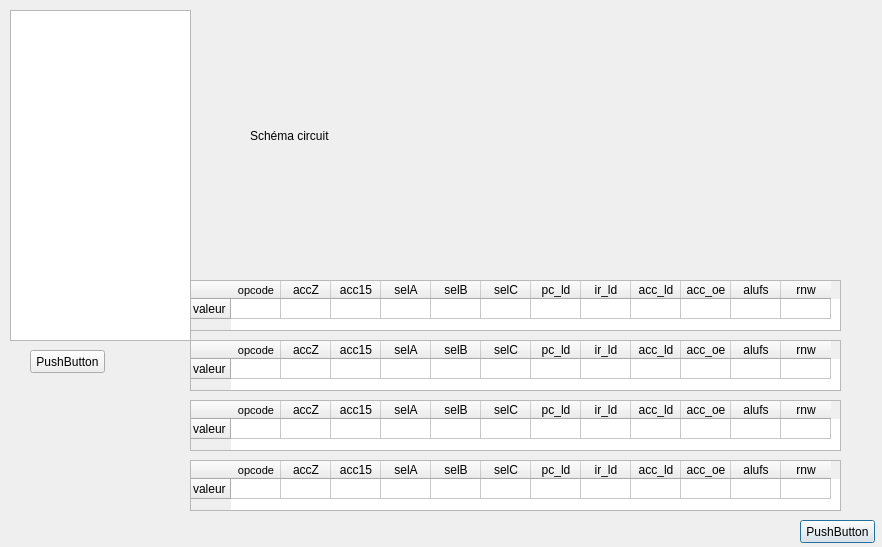
<?xml version="1.0" encoding="UTF-8"?>
<ui version="4.0">
 <class>Test</class>
 <widget class="QDialog" name="Test">
  <property name="geometry">
   <rect>
    <x>0</x>
    <y>0</y>
    <width>882</width>
    <height>547</height>
   </rect>
  </property>
  <property name="windowTitle">
   <string>Tester ses connaissances</string>
  </property>
  <widget class="QListWidget" name="listWidget">
   <property name="geometry">
    <rect>
     <x>10</x>
     <y>10</y>
     <width>181</width>
     <height>331</height>
    </rect>
   </property>
  </widget>
  <widget class="QLabel" name="label">
   <property name="enabled">
    <bool>true</bool>
   </property>
   <property name="geometry">
    <rect>
     <x>250</x>
     <y>-10</y>
     <width>621</width>
     <height>291</height>
    </rect>
   </property>
   <property name="text">
    <string>Schéma circuit</string>
   </property>
  </widget>
  <widget class="QPushButton" name="pushButton">
   <property name="geometry">
    <rect>
     <x>800</x>
     <y>520</y>
     <width>75</width>
     <height>23</height>
    </rect>
   </property>
   <property name="text">
    <string>PushButton</string>
   </property>
  </widget>
  <widget class="QTableWidget" name="tableWidget">
   <property name="geometry">
    <rect>
     <x>190</x>
     <y>340</y>
     <width>651</width>
     <height>51</height>
    </rect>
   </property>
   <attribute name="horizontalHeaderDefaultSectionSize">
    <number>50</number>
   </attribute>
   <attribute name="horizontalHeaderMinimumSectionSize">
    <number>50</number>
   </attribute>
   <attribute name="horizontalHeaderShowSortIndicator" stdset="0">
    <bool>true</bool>
   </attribute>
   <attribute name="verticalHeaderDefaultSectionSize">
    <number>20</number>
   </attribute>
   <row>
    <property name="text">
     <string>valeur</string>
    </property>
   </row>
   <column>
    <property name="text">
     <string notr="true">opcode</string>
    </property>
    <property name="font">
     <font>
      <pointsize>8</pointsize>
     </font>
    </property>
   </column>
   <column>
    <property name="text">
     <string>accZ</string>
    </property>
   </column>
   <column>
    <property name="text">
     <string>acc15</string>
    </property>
   </column>
   <column>
    <property name="text">
     <string>selA</string>
    </property>
   </column>
   <column>
    <property name="text">
     <string>selB</string>
    </property>
   </column>
   <column>
    <property name="text">
     <string>selC</string>
    </property>
   </column>
   <column>
    <property name="text">
     <string>pc_ld</string>
    </property>
   </column>
   <column>
    <property name="text">
     <string>ir_ld</string>
    </property>
   </column>
   <column>
    <property name="text">
     <string>acc_ld</string>
    </property>
   </column>
   <column>
    <property name="text">
     <string>acc_oe</string>
    </property>
   </column>
   <column>
    <property name="text">
     <string>alufs</string>
    </property>
   </column>
   <column>
    <property name="text">
     <string>rnw</string>
    </property>
   </column>
  </widget>
  <widget class="QTableWidget" name="tableWidget_2">
   <property name="geometry">
    <rect>
     <x>190</x>
     <y>400</y>
     <width>651</width>
     <height>51</height>
    </rect>
   </property>
   <attribute name="horizontalHeaderDefaultSectionSize">
    <number>50</number>
   </attribute>
   <attribute name="horizontalHeaderMinimumSectionSize">
    <number>50</number>
   </attribute>
   <attribute name="horizontalHeaderShowSortIndicator" stdset="0">
    <bool>true</bool>
   </attribute>
   <attribute name="verticalHeaderDefaultSectionSize">
    <number>20</number>
   </attribute>
   <row>
    <property name="text">
     <string>valeur</string>
    </property>
   </row>
   <column>
    <property name="text">
     <string notr="true">opcode</string>
    </property>
    <property name="font">
     <font>
      <pointsize>8</pointsize>
     </font>
    </property>
   </column>
   <column>
    <property name="text">
     <string>accZ</string>
    </property>
   </column>
   <column>
    <property name="text">
     <string>acc15</string>
    </property>
   </column>
   <column>
    <property name="text">
     <string>selA</string>
    </property>
   </column>
   <column>
    <property name="text">
     <string>selB</string>
    </property>
   </column>
   <column>
    <property name="text">
     <string>selC</string>
    </property>
   </column>
   <column>
    <property name="text">
     <string>pc_ld</string>
    </property>
   </column>
   <column>
    <property name="text">
     <string>ir_ld</string>
    </property>
   </column>
   <column>
    <property name="text">
     <string>acc_ld</string>
    </property>
   </column>
   <column>
    <property name="text">
     <string>acc_oe</string>
    </property>
   </column>
   <column>
    <property name="text">
     <string>alufs</string>
    </property>
   </column>
   <column>
    <property name="text">
     <string>rnw</string>
    </property>
   </column>
  </widget>
  <widget class="QTableWidget" name="tableWidget_3">
   <property name="geometry">
    <rect>
     <x>190</x>
     <y>280</y>
     <width>651</width>
     <height>51</height>
    </rect>
   </property>
   <attribute name="horizontalHeaderDefaultSectionSize">
    <number>50</number>
   </attribute>
   <attribute name="horizontalHeaderMinimumSectionSize">
    <number>50</number>
   </attribute>
   <attribute name="horizontalHeaderShowSortIndicator" stdset="0">
    <bool>true</bool>
   </attribute>
   <attribute name="verticalHeaderDefaultSectionSize">
    <number>20</number>
   </attribute>
   <row>
    <property name="text">
     <string>valeur</string>
    </property>
   </row>
   <column>
    <property name="text">
     <string notr="true">opcode</string>
    </property>
    <property name="font">
     <font>
      <pointsize>8</pointsize>
     </font>
    </property>
   </column>
   <column>
    <property name="text">
     <string>accZ</string>
    </property>
   </column>
   <column>
    <property name="text">
     <string>acc15</string>
    </property>
   </column>
   <column>
    <property name="text">
     <string>selA</string>
    </property>
   </column>
   <column>
    <property name="text">
     <string>selB</string>
    </property>
   </column>
   <column>
    <property name="text">
     <string>selC</string>
    </property>
   </column>
   <column>
    <property name="text">
     <string>pc_ld</string>
    </property>
   </column>
   <column>
    <property name="text">
     <string>ir_ld</string>
    </property>
   </column>
   <column>
    <property name="text">
     <string>acc_ld</string>
    </property>
   </column>
   <column>
    <property name="text">
     <string>acc_oe</string>
    </property>
   </column>
   <column>
    <property name="text">
     <string>alufs</string>
    </property>
   </column>
   <column>
    <property name="text">
     <string>rnw</string>
    </property>
   </column>
  </widget>
  <widget class="QTableWidget" name="tableWidget_4">
   <property name="geometry">
    <rect>
     <x>190</x>
     <y>460</y>
     <width>651</width>
     <height>51</height>
    </rect>
   </property>
   <attribute name="horizontalHeaderDefaultSectionSize">
    <number>50</number>
   </attribute>
   <attribute name="horizontalHeaderMinimumSectionSize">
    <number>50</number>
   </attribute>
   <attribute name="horizontalHeaderShowSortIndicator" stdset="0">
    <bool>true</bool>
   </attribute>
   <attribute name="verticalHeaderDefaultSectionSize">
    <number>20</number>
   </attribute>
   <row>
    <property name="text">
     <string>valeur</string>
    </property>
   </row>
   <column>
    <property name="text">
     <string notr="true">opcode</string>
    </property>
    <property name="font">
     <font>
      <pointsize>8</pointsize>
     </font>
    </property>
   </column>
   <column>
    <property name="text">
     <string>accZ</string>
    </property>
   </column>
   <column>
    <property name="text">
     <string>acc15</string>
    </property>
   </column>
   <column>
    <property name="text">
     <string>selA</string>
    </property>
   </column>
   <column>
    <property name="text">
     <string>selB</string>
    </property>
   </column>
   <column>
    <property name="text">
     <string>selC</string>
    </property>
   </column>
   <column>
    <property name="text">
     <string>pc_ld</string>
    </property>
   </column>
   <column>
    <property name="text">
     <string>ir_ld</string>
    </property>
   </column>
   <column>
    <property name="text">
     <string>acc_ld</string>
    </property>
   </column>
   <column>
    <property name="text">
     <string>acc_oe</string>
    </property>
   </column>
   <column>
    <property name="text">
     <string>alufs</string>
    </property>
   </column>
   <column>
    <property name="text">
     <string>rnw</string>
    </property>
   </column>
  </widget>
  <widget class="QPushButton" name="pushButton_2">
   <property name="geometry">
    <rect>
     <x>30</x>
     <y>350</y>
     <width>75</width>
     <height>23</height>
    </rect>
   </property>
   <property name="text">
    <string>PushButton</string>
   </property>
  </widget>
 </widget>
 <resources/>
 <connections/>
</ui>
